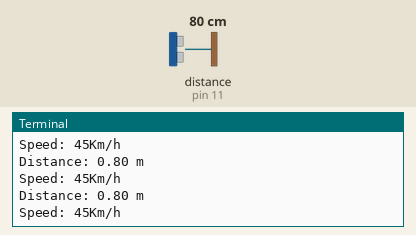
This program was run on a simulated Raspberry Pi (header pin numbers). Shown: the last lines printed to the terminal. Inputs (shaded band) come from the test bench; at power-on: distance to the obstacle (sensor on pin 11) 80 cm. The echo pulse lasts 58.3 µs per cm; the clock reads 2024-03-15 10:24:30 at power-on unless the program sets it.

Above: at 1.2 s.
1.3 s: distance to the obstacle (sensor on pin 11) set to 2 cm
At 1.37 s:
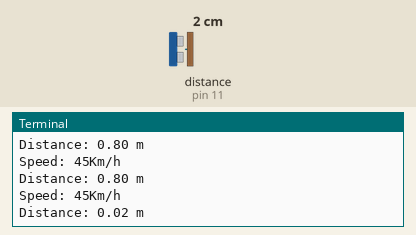
2.8 s: distance to the obstacle (sensor on pin 11) set to 4 cm
At 2.89 s:
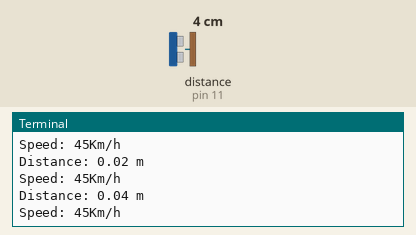
Timing chart, 0 to 5.8 s (numbered marks = the images above; inputs shaded):
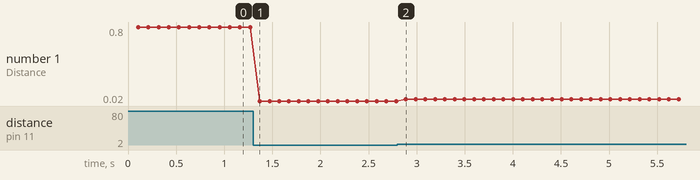

The program:

ultrasonic.py
```python
#!/usr/bin/python3


import RPi.GPIO as GPIO
import time

#Definitions
def zero_to_infinity():
        i = 0
        while True:
                time.sleep(0.1)
                yield i
                i += 1

for x in zero_to_infinity():
#Defined pins
        try:
                GPIO.setmode(GPIO.BOARD)
                pinTrigger = 7
                pinEcho = 11
                GPIO.setup(pinTrigger, GPIO.OUT)
                GPIO.setup(pinEcho, GPIO.IN)

                GPIO.output(pinTrigger, GPIO.LOW)
                GPIO.output(pinTrigger, GPIO.HIGH)
                time.sleep(0.00001)
                GPIO.output(pinTrigger, GPIO.LOW)

#Code
                while GPIO.input(pinEcho)==0:
                        pulseStartTime = time.time()
                while GPIO.input(pinEcho)==1:
                        pulseEndTime = time.time()
                pulseDuration = pulseEndTime - pulseStartTime
                distance = round(pulseDuration * 17150, 2)
                if distance > 2:
                        print("Distance: %.2f m" % (distance/100))
                        print("Speed: 45Km/h")
                else:
                        print("Warning! : Safety Zone limit exceeded! Distance: %.2f m" % (distance/100))
                        print("Speed: 50Km/h")
        finally:
            GPIO.cleanup()
```

Measured:
- after the input at 1.3 s, the terminal: prints a new line after 0.07 s (image 1)
- after the input at 2.8 s, the terminal: prints a new line after 0.09 s (image 2)
- plotted number 1: 0.8 → 0.02 after the input at 1.3 s, 0.02 → 0.04 after the input at 2.8 s
